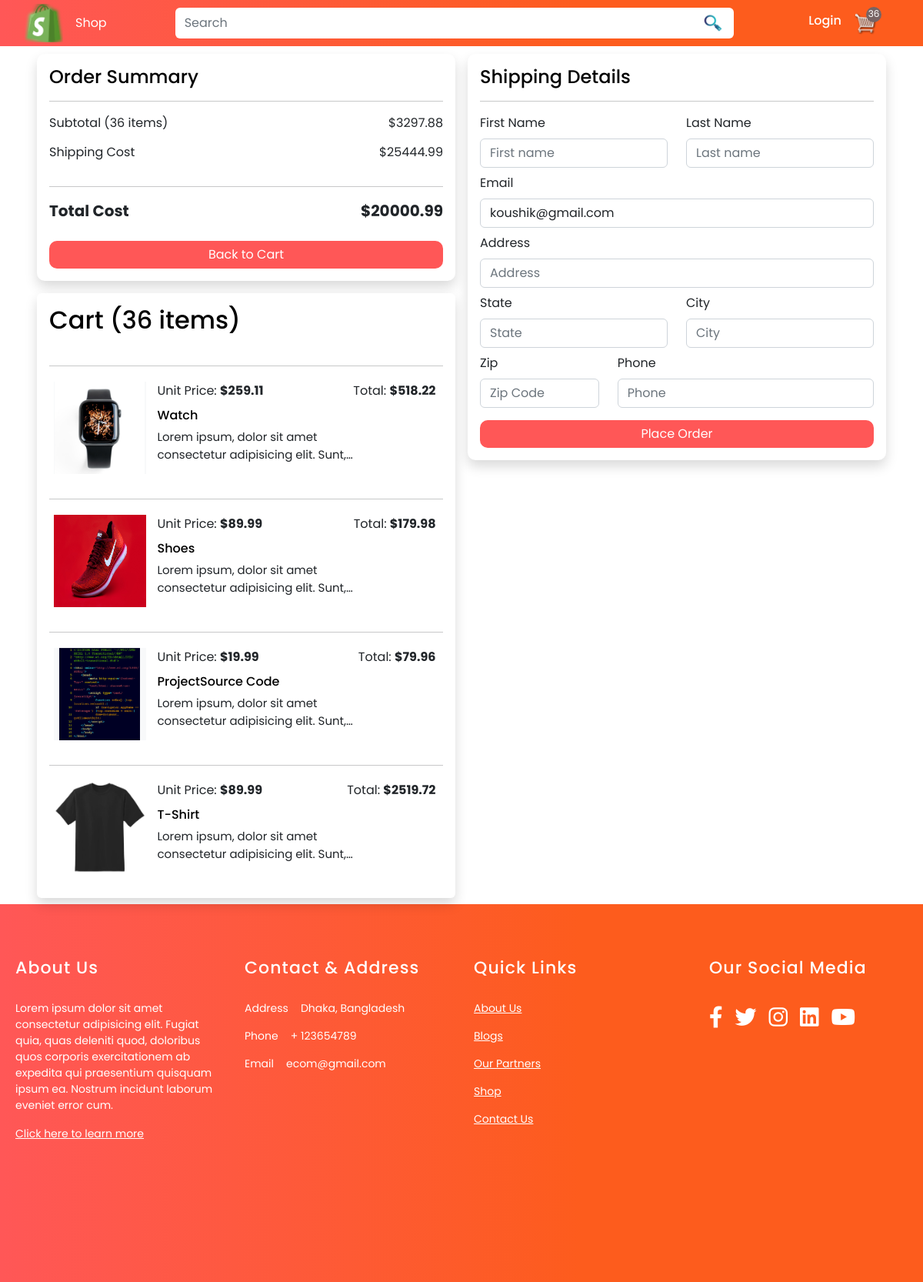
/checkout/ (signed in), run on an earlier commit of the app's database.
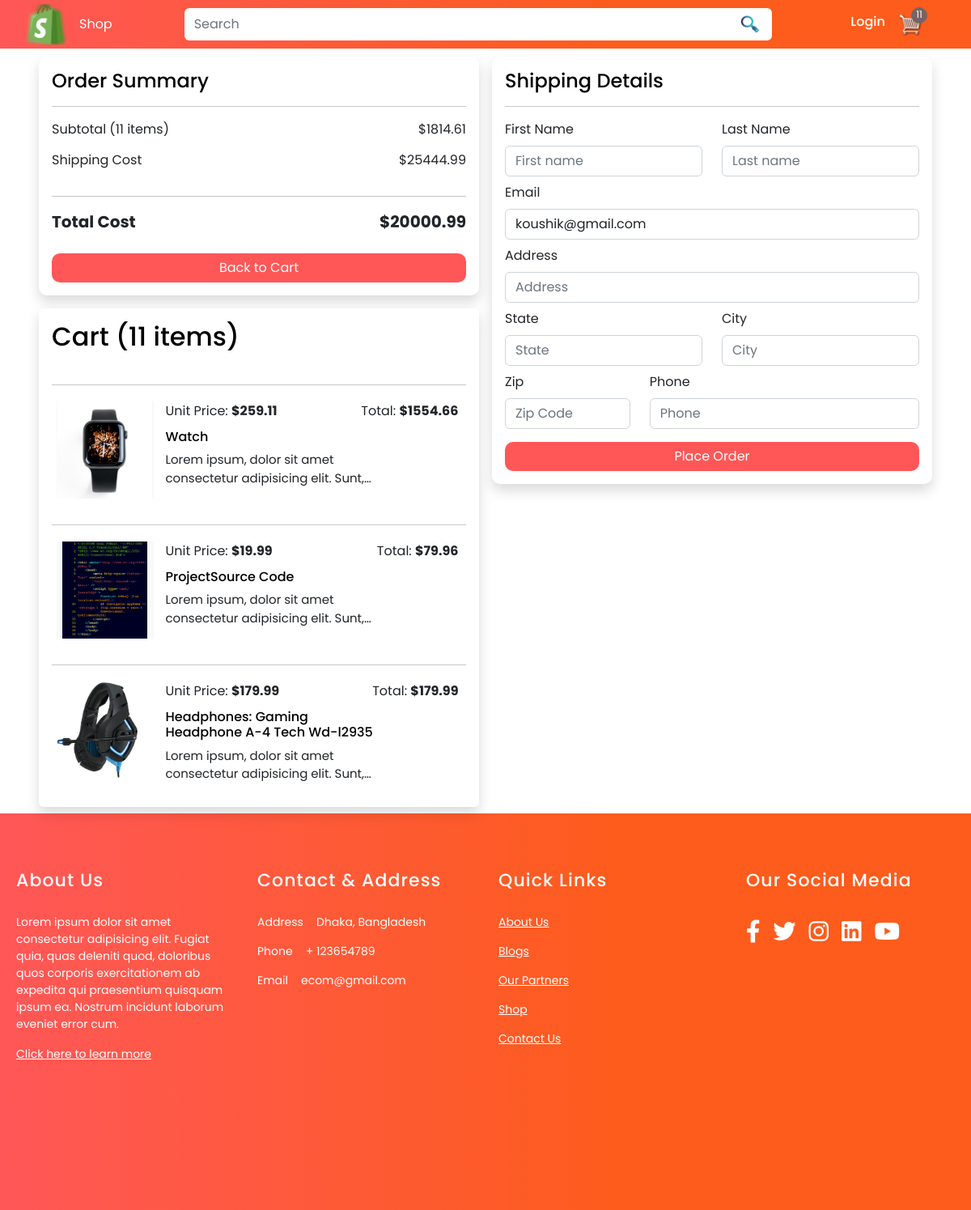
And on a later commit of the database.
### store/models.py (models this page shows, shortened)
class Order(models.Model):
    customer = models.ForeignKey(Customer, on_delete=models.SET_NULL, null=True, blank=True)
    date_ordered = models.DateTimeField(auto_now_add=True)
    complete = models.BooleanField(default=False, null=True, blank=False)
    transaction_id = models.CharField(max_length=200, null=True)
    @property
    def shipping(self):
        shipping = False
        orderitems = self.orderitem_set.all()
        for i in orderitems:
            if i.product.digital == False:
                shipping = True
        return shipping
    @property
    def get_cart_total(self):
        orderitems = self.orderitem_set.all()
        total = sum([item.get_total for item in orderitems])
        return total
    @property
    def get_cart_items(self):
        orderitems = self.orderitem_set.all()
        total = sum([item.quantity for item in orderitems])
        return total

class OrderItem(models.Model):
    product = models.ForeignKey(Product, on_delete=models.SET_NULL, null=True, blank=True)
    order = models.ForeignKey(Order, on_delete=models.SET_NULL, null=True, blank=True)
    quantity = models.IntegerField(default=0, null=True, blank=True)
    date_added = models.DateTimeField(auto_now_add=True)
    @property
    def get_total(self):
        total = self.product.price * self.quantity
        return total

class Product(models.Model):
    name = models.CharField(max_length=200)
    price = models.DecimalField(max_digits=7, decimal_places=2)
    digital = models.BooleanField(default=False, null=True, blank=False)
    image = models.ImageField(null=True, blank=True)
    @property
    def imageURL(self):
        try:
            url = self.image.url
        except:
            url = ''
        return url

### store/views.py (the view)
# urls.py: path('checkout/', views.checkout, name='checkout'),
def checkout(request):
    data = cartData(request)
    items = data['items']
    order = data['order']
    cartItems = data['cartItems']
    customer = data['customer']
    context = {'items': items, 'order': order, 'cartItems': cartItems, 'customer': customer}
    return render(request, 'store/checkout.html', context)

### store/models.py (called while the page is built)
    def __str__(self):
        return self.first_name or ''

### store/utils.py (called while the page is built, shortened)
def cartData(request):
    if request.user.is_authenticated:
        customer = request.user.customer
        order, created = Order.objects.get_or_create(customer=customer, complete=False)
        items = order.orderitem_set.all()
        cartItems = order.get_cart_items
    print('Customer:', customer)
    return {'items': items, 'order': order, 'cartItems': cartItems, 'customer': customer}

### store/templates/store/checkout.html (shortened to what the changed rows need)
{% extends 'store/main.html' %}
{% load static %}
{% block content %}
    <div class="container px-5">
        <div class="row mb-2">
            <div class="col-md-12 col-12 mx-auto">
                <div class="row gx-3">
                    <div class="col-md-12 col-lg-6 col-11 mx-auto main_cart mb-lg-0 mb-5">
                        <div class="right-side p-3 shadow bg-white mb-3">
                            <div class="col-lg-12 product_indiv d-flex justify-content-between">
                                <p class="mb-1">Subtotal ({{ order.get_cart_items }} item{{ order.get_cart_items|pluralize }})</p>
                                <p class="mb-1">$<span>{{order.get_cart_total|floatformat:2}}</span></p>
                            </div>
                        </div>
                        <div class="card p-3 shadow">
                            <h2 class="pb-3 font-weight-bold">Cart ({{ order.get_cart_items }} item{{ order.get_cart_items|pluralize }})</h2>
                            {% for item in items %}
                            <hr>
                            <div class="row mb-2 px-3">
                                <div class="col-md-3 col-lg-3 col-11 mx-auto bg-light d-flex justify-content-center align-items-center product-img-checkkout px-0 mt-1 mb-2">
                                    <a href="#"><img src="{{ item.product.imageURL }}" class="cart-thumbnail-checkout"  alt=""></a>
                                </div>
                                <div class="col-md-9 col-lg-9 col-11 mx-auto mt-1 pe-0">
                                    <div class="row">
                                        <div class="row pe-1">
                                            <div class="col-lg-6 col-12 mt-0">
                                                <p class="mb-0">Unit Price: <strong>${{item.product.price}}</strong></p>
                                            </div>
                                            <div class="col-lg-6 col-12 mt-0 d-flex justify-content-end price-money pe-0">
                                                <p class="mb-0">Total: <strong>${{ item.get_total|floatformat:2 }}</strong></p>
                                            </div>
                                        </div>
                                        <div class="col-lg-9 col-12 cart-title">
                                            <a href="#" class="cart-product-name"><h6 class="mb-2">{{ item.product.name }}</h6></a>
                                            <p class="cart-item-description-checkout">Lorem ipsum, dolor sit amet consectetur adipisicing elit. Sunt, deserunt iure. Beatae, repellendus sunt eveniet voluptatibus voluptates ea illum commodi qui autem laborum. Asperiores illo error aliquid reiciendis placeat? Similique?</p>
                                        </div>
                                        <div class="col-lg-3 col-12">
                                        </div>
                                    </div>
                                </div>
                            </div>
                            {% endfor %}
                        </div>
                    </div>
                </div>
            </div>
        </div>
    </div>
{% endblock content %}

What changed in the data, as far as the page shows it:
removed OrderItem: product.imageURL (picture), product.price "89.99", get_total "179.98", product.name "Shoes"
removed OrderItem: product.imageURL (picture), product.price "89.99", get_total "2519.72", product.name "T-Shirt"
changed through a linked row, Order: get_cart_items "36" → "11"; get_cart_total "3297.88" → "1814.61"
changed OrderItem "Watch": get_total "518.22" → "1554.66"
added OrderItem: product.imageURL (picture), product.price "179.99", get_total "179.99", product.name "Headphones: Gaming Headphone A-4 Tech Wd-l2935"
Also different on the page:
{{ cartItems }}: "36" → "11"
